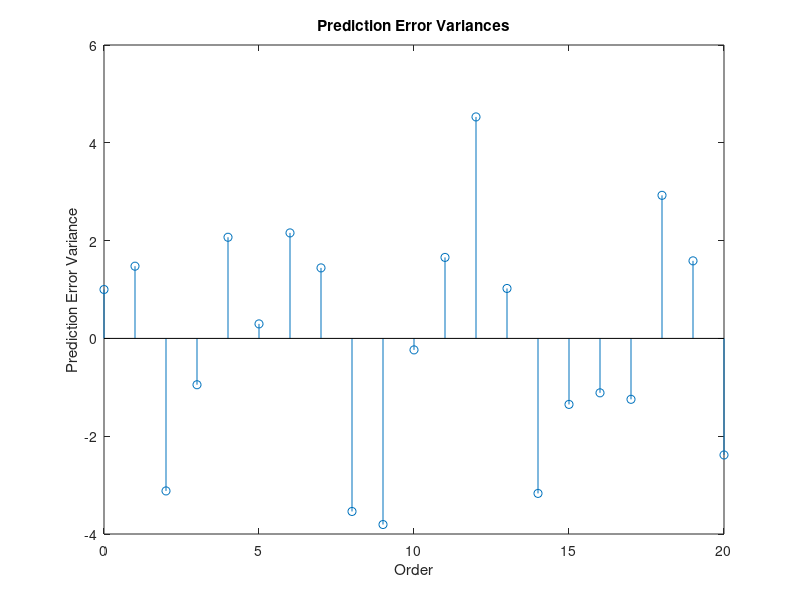

Reproduce this figure in MATLAB. (Note: this script raises an error after producing the figure.)
% Example usage of levinson function

% Generate a random correlation sequence
r = randn(1, 21);

% Call the levinson function
[sigma_sq, A, K] = levinson(r);

% Display the results
disp('Prediction Error Variances:');
disp(sigma_sq.');

disp('Prediction Error Filter Coefficients:');
disp(A.');

disp('PARCORS:');
disp(K.');

% Plot the prediction error variances
figure;
stem(0:20, sigma_sq);
xlabel('Order');
ylabel('Prediction Error Variance');
title('Prediction Error Variances');

% Plot the prediction error filter coefficients
figure;
stem(0:20, A(end, :));
xlabel('Filter Coefficient Index');
ylabel('Coefficient Value');
title('Prediction Error Filter Coefficients');

% Plot the PARCORS
figure;
stem(1:20, K);
xlabel('Order');
ylabel('PARCOR');
title('PARCOR Sequence');

